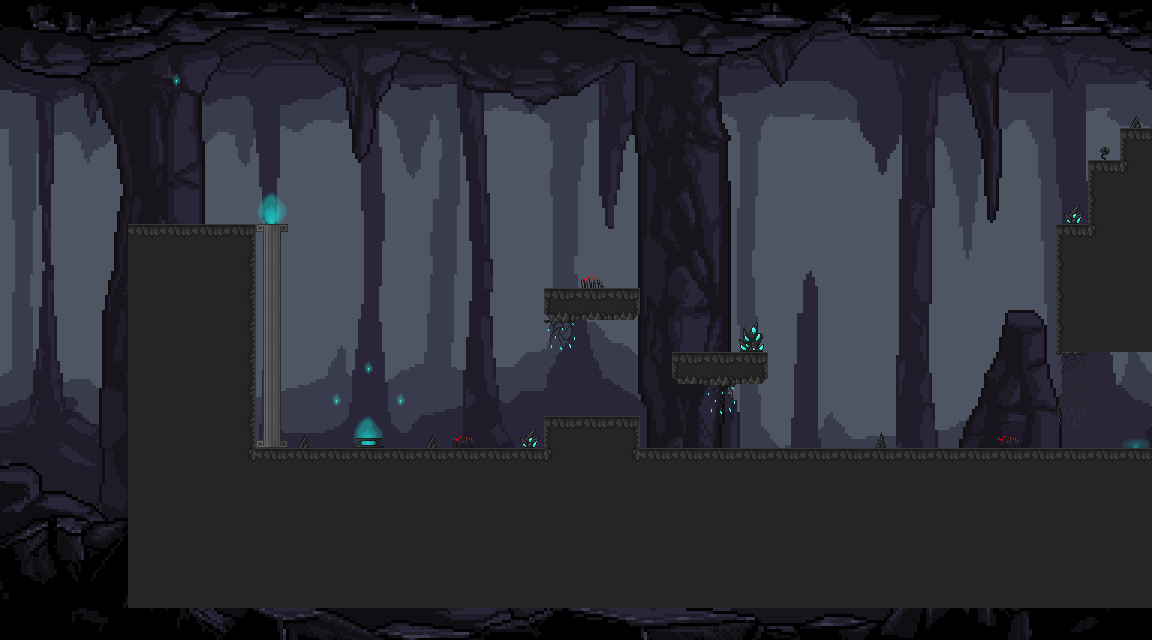

Rendered tile map (Tiled .tmx) drawn with the repository's tilesets; below, a short description and the map source with its tile grids summarised:
An orthogonal 36x20 tile map with 32x32 px tiles, 4 tile layers (Background, Lumières, Décor, items), 4 tilesets and 19 objects (11x collision, 2x items, 2x spawn, death, way, ...).

<map version="1.10" tiledversion="1.11.2" orientation="orthogonal" renderorder="right-down" width="36" height="20" tilewidth="32" tileheight="32" infinite="0" nextlayerid="8" nextobjectid="35">
 <tileset firstgid="1" source="tiles/Background.tsx" />
 <tileset firstgid="721" source="tiles/decor_grotte.tsx" />
 <tileset firstgid="977" source="tiles/lumieres.tsx" />
 <tileset firstgid="993" source="tiles/items.tsx" />
 <layer id="1" name="Background" width="36" height="20">
  <data>[720 cells, 720 non-empty, 720 distinct tile ids]</data>
 </layer>
 <layer id="3" name="Lumières" width="36" height="20">
  <data>[720 cells, 7 non-empty, 3 distinct tile ids]</data>
 </layer>
 <layer id="2" name="Décor" width="36" height="20">
  <data>[720 cells, 238 non-empty, 30 distinct tile ids]</data>
 </layer>
 <objectgroup id="4" name="Collisions">
  <object id="1" type="collision" x="256.5" y="224" width="31.5" height="223" />
  <object id="2" type="collision" x="354.75" y="438.25" width="27.5" height="82.5" />
  <object id="3" type="collision" x="740" y="323" width="23.5" height="28" />
  <object id="4" type="collision" x="255.5" y="447.935" width="295" height="23.5652" />
  <object id="6" type="collision" x="544" y="416.011" width="95.913" height="33.4889" />
  <object id="8" type="collision" x="598.5" y="448" width="553.5" height="28" />
  <object id="9" type="collision" x="671.969" y="352.063" width="95.9858" height="31.4375" />
  <object id="10" type="collision" x="544" y="288" width="95.9783" height="31.5" />
  <object id="11" type="collision" x="1055.5" y="224.5" width="96.5" height="127" />
  <object id="12" x="1089" y="223" />
  <object id="14" type="collision" x="1088.5" y="128" width="64" height="96" />
  <object id="30" type="collision" x="1149.75" y="349.833" width="96.5" height="127" />
 </objectgroup>
 <objectgroup id="6" name="Objets">
  <object id="26" name="parchemin" type="items" gid="1011" x="476.75" y="447.25" width="16" height="16" />
  <object id="27" name="kailloux" type="items" gid="1188" x="542" y="287.75" width="16" height="16" />
  <object id="28" type="death" x="876" y="428" width="11" height="23.6667" />
 </objectgroup>
 <layer id="5" name="items" width="36" height="20">
  <data>[720 cells, 0 non-empty, 0 distinct tile ids]</data>
 </layer>
 <objectgroup id="7" name="Spawns">
  <object id="24" name="default" type="spawn" x="367.667" y="437">
   <point />
  </object>
  <object id="25" name="Cave_Hub" type="spawn" x="1075.25" y="448.334">
   <point />
  </object>
  <object id="29" name="Cave_Hub2" type="way" x="1120.67" y="346.333" width="81.6667" height="104.667" />
  <object id="31" name="slime" type="entity" x="427" y="339">
   <point />
  </object>
 </objectgroup>
</map>
